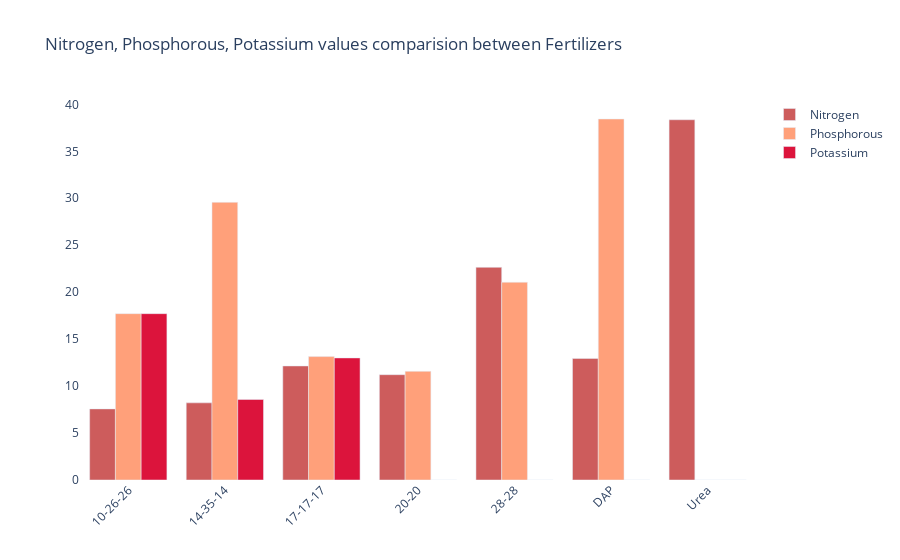

Notebook cell for this chart:
### Markdown cell above
### Nitrogen, Phosphorous, Potassium values comparision between fertilizers

### Code cell
fig = go.Figure()
fig.add_trace(go.Bar(
    x=fertilizer_summary.index,
    y=fertilizer_summary['Nitrogen'],
    name='Nitrogen',
    marker_color='indianred'
))
fig.add_trace(go.Bar(
    x=fertilizer_summary.index,
    y=fertilizer_summary['Phosphorous'],
    name='Phosphorous',
    marker_color='lightsalmon'
))
fig.add_trace(go.Bar(
    x=fertilizer_summary.index,
    y=fertilizer_summary['Potassium'],
    name='Potassium',
    marker_color='crimson'
))

fig.update_layout(title="Nitrogen, Phosphorous, Potassium values comparision between Fertilizers",
                  plot_bgcolor='white',
                  barmode='group',
                  xaxis_tickangle=-45)

fig.show()

### Figure 1 — Plotly figure (JSON) as saved in the notebook; plotly's stock layout.template omitted (floating-point values rounded to 4 significant figures)
{"data": [{"marker": {"color": "indianred"}, "name": "Nitrogen", "type": "bar", "x": ["10-26-26", "14-35-14", "17-17-17", "20-20", "28-28", "DAP", "Urea"], "y": [7.571, 8.214, 12.14, 11.21, 22.65, 12.94, 38.36]}, {"marker": {"color": "lightsalmon"}, "name": "Phosphorous", "type": "bar", "x": ["10-26-26", "14-35-14", "17-17-17", "20-20", "28-28", "DAP", "Urea"], "y": [17.71, 29.57, 13.14, 11.57, 21.06, 38.44, 0.0]}, {"marker": {"color": "crimson"}, "name": "Potassium", "type": "bar", "x": ["10-26-26", "14-35-14", "17-17-17", "20-20", "28-28", "DAP", "Urea"], "y": [17.71, 8.571, 13.0, 0.0, 0.0, 0.0, 0.0]}], "layout": {"barmode": "group", "plot_bgcolor": "white", "title": {"text": "Nitrogen, Phosphorous, Potassium values comparision between Fertilizers"}, "xaxis": {"tickangle": -45}}}
